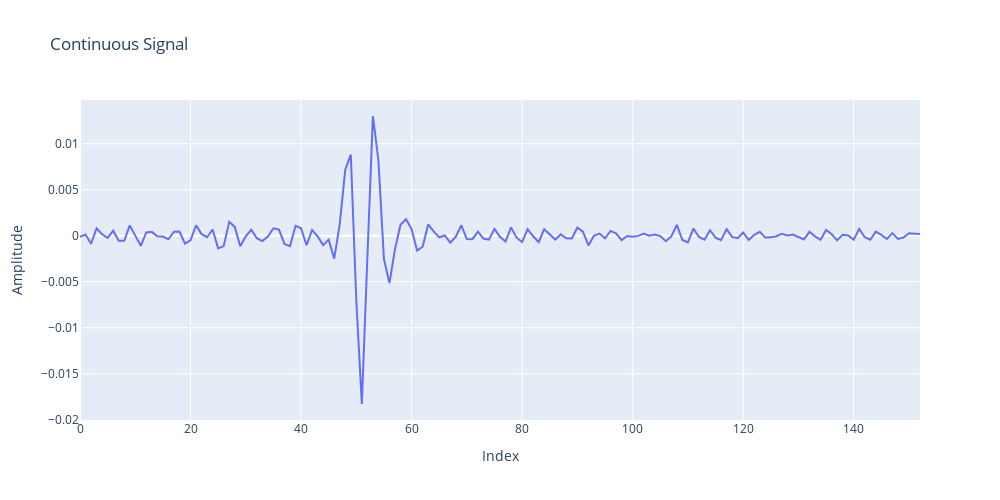

This figure's notebook cell:
### Code cell
draw(healthyDetails[0])

### Figure 1 — Plotly figure (JSON) as saved in the notebook; plotly's stock layout.template omitted (floating-point values rounded to 4 significant figures; data arrays with more than 128 entries replaced by an {"elided": "..."} marker saying what was removed)
{"data": [{"mode": "lines", "name": "Continuous Signal", "type": "scatter", "y": {"elided": "153 float values"}}], "layout": {"height": 500, "title": {"text": "Continuous Signal"}, "width": 1000, "xaxis": {"title": {"text": "Index"}}, "yaxis": {"title": {"text": "Amplitude"}}}}
